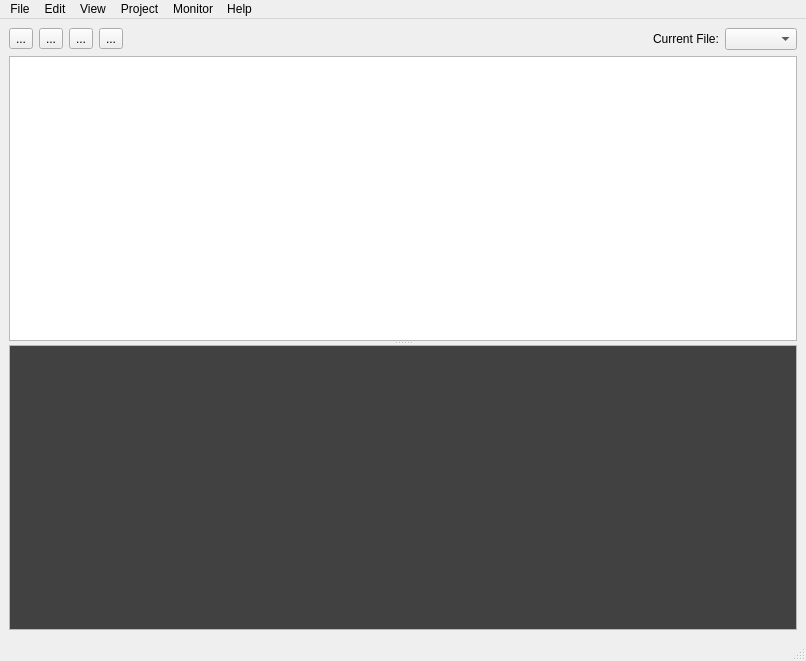
<ui version="4.0" >
 <class>MainWindow</class>
 <widget class="QMainWindow" name="MainWindow" >
  <property name="geometry" >
   <rect>
    <x>0</x>
    <y>0</y>
    <width>806</width>
    <height>661</height>
   </rect>
  </property>
  <property name="windowTitle" >
   <string>mcbuilder</string>
  </property>
  <widget class="QWidget" name="centralwidget" >
   <layout class="QVBoxLayout" >
    <item>
     <layout class="QHBoxLayout" >
      <item>
       <widget class="QToolButton" name="toolButton" >
        <property name="text" >
         <string>...</string>
        </property>
       </widget>
      </item>
      <item>
       <widget class="QToolButton" name="toolButton_2" >
        <property name="text" >
         <string>...</string>
        </property>
       </widget>
      </item>
      <item>
       <widget class="QToolButton" name="toolButton_3" >
        <property name="text" >
         <string>...</string>
        </property>
       </widget>
      </item>
      <item>
       <widget class="QToolButton" name="toolButton_4" >
        <property name="text" >
         <string>...</string>
        </property>
       </widget>
      </item>
      <item>
       <spacer>
        <property name="orientation" >
         <enum>Qt::Horizontal</enum>
        </property>
        <property name="sizeHint" >
         <size>
          <width>40</width>
          <height>20</height>
         </size>
        </property>
       </spacer>
      </item>
      <item>
       <widget class="QLabel" name="label" >
        <property name="text" >
         <string>Current File:</string>
        </property>
        <property name="buddy" >
         <cstring>currentFileDropDown</cstring>
        </property>
       </widget>
      </item>
      <item>
       <widget class="QComboBox" name="currentFileDropDown" >
        <property name="focusPolicy" >
         <enum>Qt::NoFocus</enum>
        </property>
        <property name="sizeAdjustPolicy" >
         <enum>QComboBox::AdjustToContents</enum>
        </property>
       </widget>
      </item>
     </layout>
    </item>
    <item>
     <widget class="QSplitter" name="splitter" >
      <property name="orientation" >
       <enum>Qt::Vertical</enum>
      </property>
      <property name="childrenCollapsible" >
       <bool>false</bool>
      </property>
      <widget class="QTextEdit" name="editor" >
       <property name="readOnly" >
        <bool>false</bool>
       </property>
      </widget>
      <widget class="QListWidget" name="outputConsole" >
       <property name="palette" >
        <palette>
         <active>
          <colorrole role="WindowText" >
           <brush brushstyle="SolidPattern" >
            <color alpha="255" >
             <red>255</red>
             <green>255</green>
             <blue>255</blue>
            </color>
           </brush>
          </colorrole>
          <colorrole role="Text" >
           <brush brushstyle="SolidPattern" >
            <color alpha="255" >
             <red>255</red>
             <green>255</green>
             <blue>255</blue>
            </color>
           </brush>
          </colorrole>
          <colorrole role="Base" >
           <brush brushstyle="SolidPattern" >
            <color alpha="255" >
             <red>65</red>
             <green>65</green>
             <blue>65</blue>
            </color>
           </brush>
          </colorrole>
         </active>
         <inactive>
          <colorrole role="WindowText" >
           <brush brushstyle="SolidPattern" >
            <color alpha="255" >
             <red>255</red>
             <green>255</green>
             <blue>255</blue>
            </color>
           </brush>
          </colorrole>
          <colorrole role="Text" >
           <brush brushstyle="SolidPattern" >
            <color alpha="255" >
             <red>255</red>
             <green>255</green>
             <blue>255</blue>
            </color>
           </brush>
          </colorrole>
          <colorrole role="Base" >
           <brush brushstyle="SolidPattern" >
            <color alpha="255" >
             <red>65</red>
             <green>65</green>
             <blue>65</blue>
            </color>
           </brush>
          </colorrole>
         </inactive>
         <disabled>
          <colorrole role="WindowText" >
           <brush brushstyle="SolidPattern" >
            <color alpha="255" >
             <red>127</red>
             <green>127</green>
             <blue>127</blue>
            </color>
           </brush>
          </colorrole>
          <colorrole role="Text" >
           <brush brushstyle="SolidPattern" >
            <color alpha="255" >
             <red>127</red>
             <green>127</green>
             <blue>127</blue>
            </color>
           </brush>
          </colorrole>
          <colorrole role="Base" >
           <brush brushstyle="SolidPattern" >
            <color alpha="255" >
             <red>212</red>
             <green>208</green>
             <blue>200</blue>
            </color>
           </brush>
          </colorrole>
         </disabled>
        </palette>
       </property>
      </widget>
     </widget>
    </item>
   </layout>
  </widget>
  <widget class="QMenuBar" name="menubar" >
   <property name="geometry" >
    <rect>
     <x>0</x>
     <y>0</y>
     <width>806</width>
     <height>22</height>
    </rect>
   </property>
   <widget class="QMenu" name="menuFile" >
    <property name="title" >
     <string>File</string>
    </property>
    <widget class="QMenu" name="menuRecent_Projects" >
     <property name="title" >
      <string>Recent Projects</string>
     </property>
    </widget>
    <addaction name="actionNew" />
    <addaction name="actionNew_Project" />
    <addaction name="actionOpen" />
    <addaction name="menuRecent_Projects" />
    <addaction name="separator" />
    <addaction name="actionSave" />
    <addaction name="actionSave_As" />
    <addaction name="actionSave_Project_As" />
    <addaction name="actionPreferences" />
   </widget>
   <widget class="QMenu" name="menuHelp" >
    <property name="title" >
     <string>Help</string>
    </property>
    <addaction name="actionMake_Controller_Reference" />
   </widget>
   <widget class="QMenu" name="menuProject" >
    <property name="title" >
     <string>Project</string>
    </property>
    <widget class="QMenu" name="menuBoard_Type" >
     <property name="title" >
      <string>Board Type</string>
     </property>
    </widget>
    <widget class="QMenu" name="menuExamples" >
     <property name="title" >
      <string>Examples</string>
     </property>
    </widget>
    <widget class="QMenu" name="menuLibraries" >
     <property name="title" >
      <string>Import Library</string>
     </property>
    </widget>
    <addaction name="actionBuild" />
    <addaction name="actionClean" />
    <addaction name="actionUpload" />
    <addaction name="actionUpload_File_to_Board" />
    <addaction name="separator" />
    <addaction name="actionProperties" />
    <addaction name="menuLibraries" />
    <addaction name="menuBoard_Type" />
    <addaction name="menuExamples" />
   </widget>
   <widget class="QMenu" name="menuEdit" >
    <property name="title" >
     <string>Edit</string>
    </property>
    <addaction name="actionUndo" />
    <addaction name="actionRedo" />
    <addaction name="separator" />
    <addaction name="actionCut" />
    <addaction name="actionCopy" />
    <addaction name="actionPaste" />
    <addaction name="actionDelete" />
    <addaction name="actionSelect_All" />
    <addaction name="separator" />
    <addaction name="actionFind" />
   </widget>
   <widget class="QMenu" name="menuView" >
    <property name="title" >
     <string>View</string>
    </property>
    <addaction name="actionClear_Output_Console" />
   </widget>
   <widget class="QMenu" name="menuMonitor" >
    <property name="title" >
     <string>Monitor</string>
    </property>
    <addaction name="actionUsb_Monitor" />
   </widget>
   <addaction name="menuFile" />
   <addaction name="menuEdit" />
   <addaction name="menuView" />
   <addaction name="menuProject" />
   <addaction name="menuMonitor" />
   <addaction name="menuHelp" />
  </widget>
  <widget class="QStatusBar" name="statusbar" />
  <action name="actionNew" >
   <property name="text" >
    <string>New File</string>
   </property>
   <property name="shortcut" >
    <string>Ctrl+N</string>
   </property>
  </action>
  <action name="actionSave" >
   <property name="text" >
    <string>Save</string>
   </property>
   <property name="shortcut" >
    <string>Ctrl+S</string>
   </property>
  </action>
  <action name="actionSave_As" >
   <property name="text" >
    <string>Save File As...</string>
   </property>
   <property name="shortcut" >
    <string>Ctrl+Shift+S</string>
   </property>
  </action>
  <action name="actionExamples" >
   <property name="text" >
    <string>Examples</string>
   </property>
  </action>
  <action name="actionNew_Project" >
   <property name="text" >
    <string>New Project</string>
   </property>
   <property name="shortcut" >
    <string>Ctrl+Shift+N</string>
   </property>
  </action>
  <action name="actionOpen" >
   <property name="text" >
    <string>Open Project</string>
   </property>
   <property name="shortcut" >
    <string>Ctrl+O</string>
   </property>
  </action>
  <action name="actionPreferences" >
   <property name="text" >
    <string>Preferences</string>
   </property>
  </action>
  <action name="actionExamples" >
   <property name="text" >
    <string>Examples</string>
   </property>
  </action>
  <action name="actionProperties" >
   <property name="text" >
    <string>Properties...</string>
   </property>
   <property name="shortcut" >
    <string>Ctrl+P</string>
   </property>
  </action>
  <action name="actionUpload" >
   <property name="text" >
    <string>Upload Project to Board</string>
   </property>
   <property name="shortcut" >
    <string>Ctrl+U</string>
   </property>
  </action>
  <action name="actionBuild" >
   <property name="text" >
    <string>Build</string>
   </property>
   <property name="shortcut" >
    <string>Ctrl+B</string>
   </property>
  </action>
  <action name="actionUndo" >
   <property name="text" >
    <string>Undo</string>
   </property>
   <property name="shortcut" >
    <string>Ctrl+Z</string>
   </property>
  </action>
  <action name="actionRedo" >
   <property name="text" >
    <string>Redo</string>
   </property>
   <property name="shortcut" >
    <string>Ctrl+Y</string>
   </property>
  </action>
  <action name="actionCopy" >
   <property name="text" >
    <string>Copy</string>
   </property>
   <property name="shortcut" >
    <string>Ctrl+C</string>
   </property>
  </action>
  <action name="actionPaste" >
   <property name="text" >
    <string>Paste</string>
   </property>
   <property name="shortcut" >
    <string>Ctrl+V</string>
   </property>
  </action>
  <action name="actionCut" >
   <property name="text" >
    <string>Cut</string>
   </property>
   <property name="shortcut" >
    <string>Ctrl+X</string>
   </property>
  </action>
  <action name="actionDelete" >
   <property name="text" >
    <string>Delete</string>
   </property>
  </action>
  <action name="actionSelect_All" >
   <property name="text" >
    <string>Select All</string>
   </property>
   <property name="shortcut" >
    <string>Ctrl+A</string>
   </property>
  </action>
  <action name="actionClear_Output_Console" >
   <property name="text" >
    <string>Clear Output Console</string>
   </property>
  </action>
  <action name="actionUpload_File_to_Board" >
   <property name="text" >
    <string>Upload File to Board...</string>
   </property>
  </action>
  <action name="actionMake_Controller_Reference" >
   <property name="text" >
    <string>Make Controller Reference</string>
   </property>
  </action>
  <action name="actionSave_Project_As" >
   <property name="text" >
    <string>Save Project As...</string>
   </property>
  </action>
  <action name="actionUsb_Monitor" >
   <property name="text" >
    <string>USB Monitor...</string>
   </property>
  </action>
  <action name="actionFind" >
   <property name="text" >
    <string>Find</string>
   </property>
   <property name="shortcut" >
    <string>Ctrl+F</string>
   </property>
  </action>
  <action name="actionClean" >
   <property name="text" >
    <string>Clean</string>
   </property>
   <property name="shortcut" >
    <string>Ctrl+K</string>
   </property>
  </action>
  <action name="actionEthernet_Monitor" >
   <property name="text" >
    <string>Ethernet Monitor...</string>
   </property>
  </action>
 </widget>
 <resources/>
 <connections/>
</ui>
